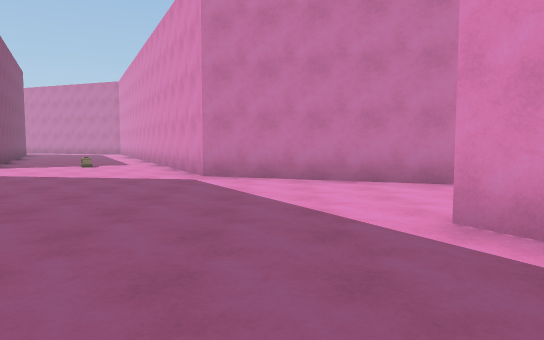
view 1 (above)

20 first-person views from a walk through a Unity game level. The camera is 1.4 m above the floor, tilts 4° down and sees 70° across. The floor is counted in squares, 2 m on a side. Each view is taken from the middle of a square. On the plan, view 1 faces up. The plan holds only what a view shows up to about 11 squares ahead; the rest is blank. The place goes on beyond the plan.

view 2
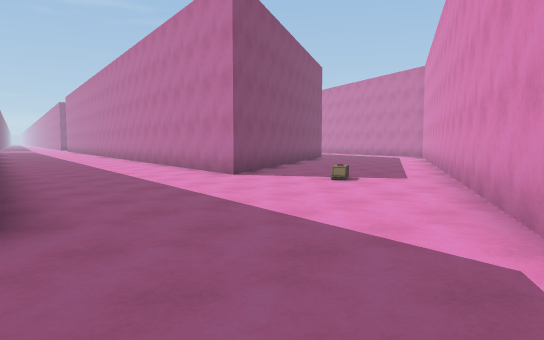

view 3
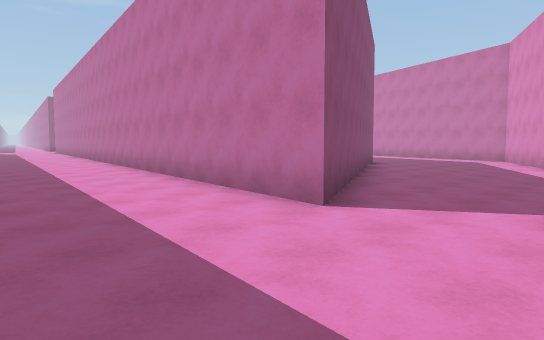

view 4
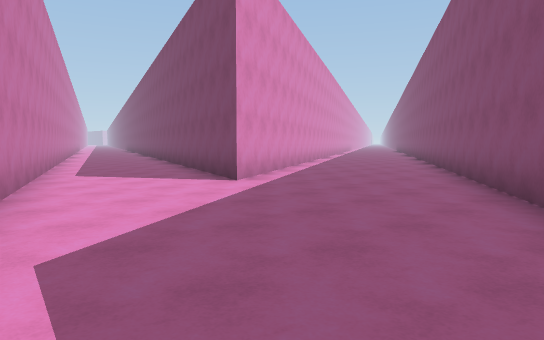

view 5
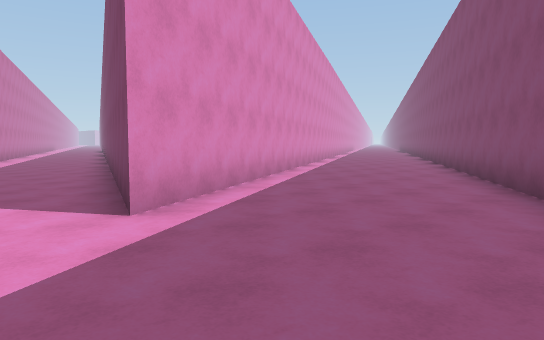

view 6
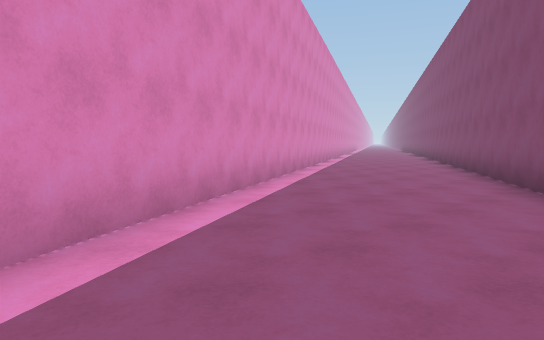

view 7
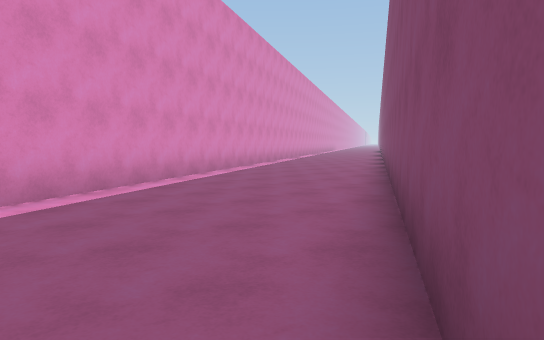

view 8
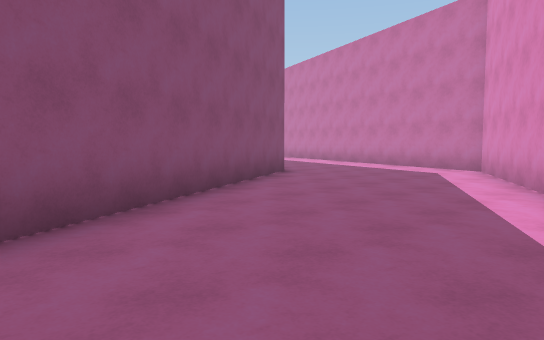

view 9
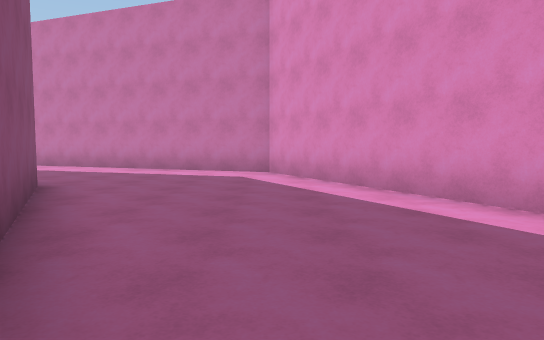

view 10
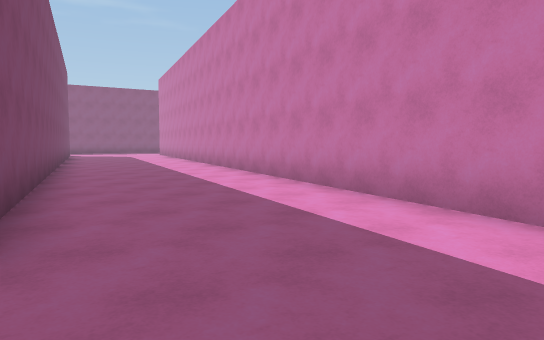

view 11
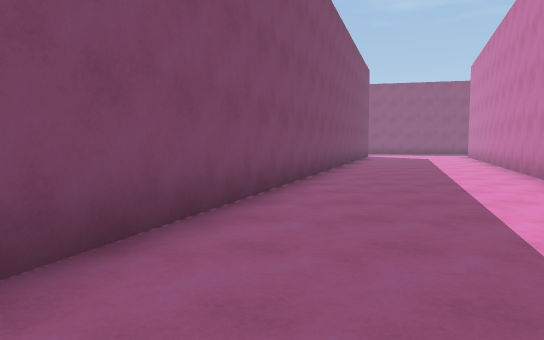

view 12
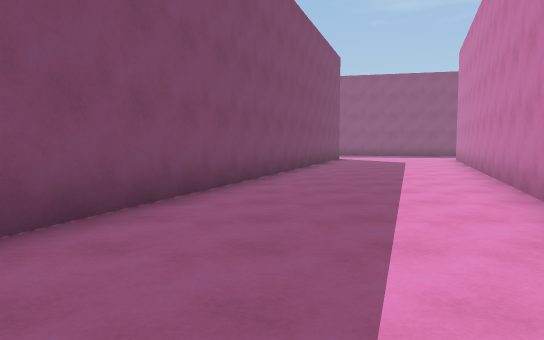

view 13
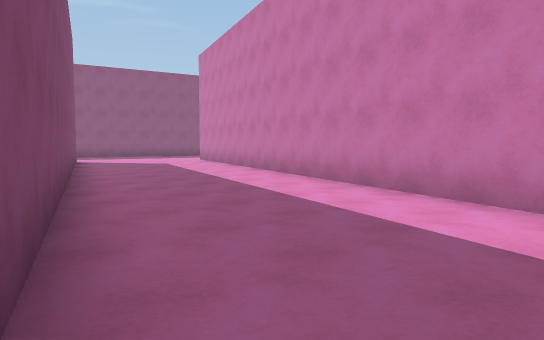

view 14
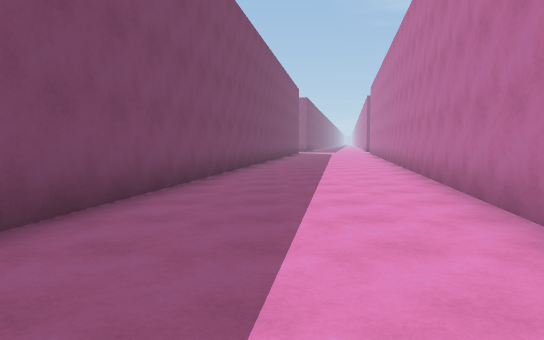

view 15
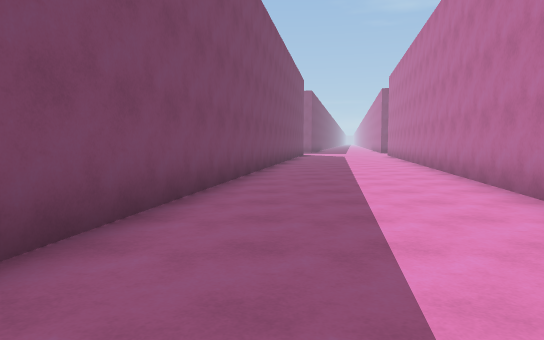

view 16
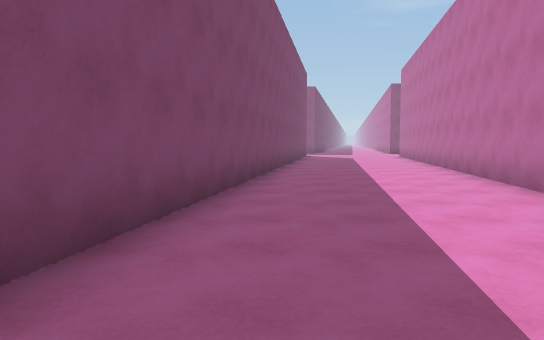

view 17
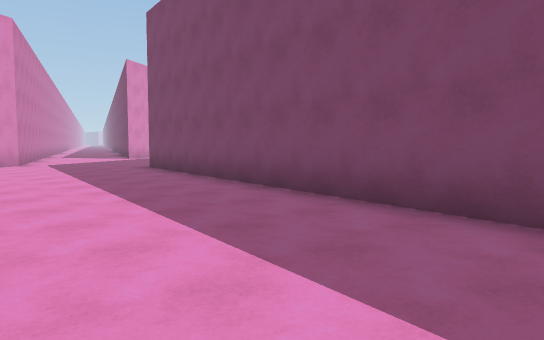

view 18
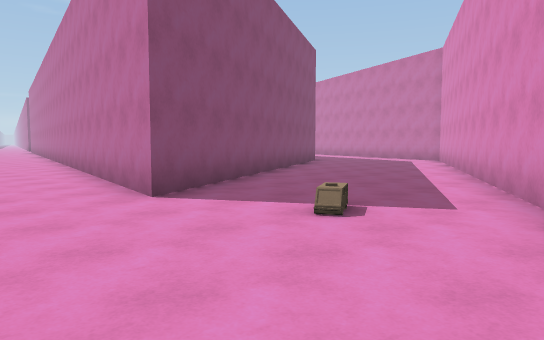

view 19
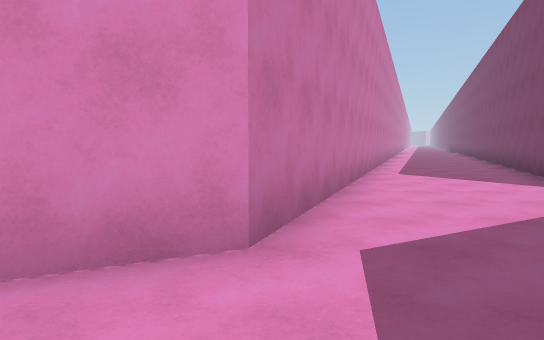

view 20
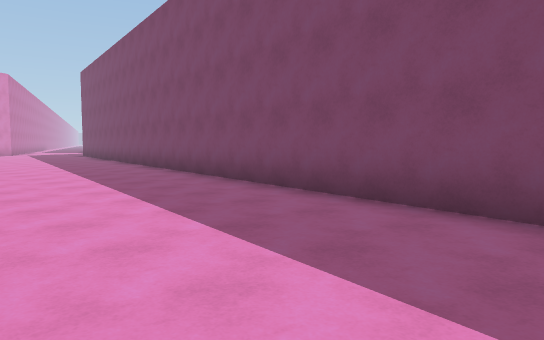

### Floor plan
Points are (right, up) in squares from view 1. A wall is a line through its corners. A room is listed if a view was taken in it or the views show most of it. See-through windows are left out.
Room 1 (views 1, 2, 3, 4, 5, 6, 7, 8, 9, 10, 11, 12, 13, 14, 15, 16, 17, 18, 19, 20)
walls: (-3.2, 3) (4.4, -10.1); (-13, 20.1) (-7.4, 10.4) (-26.1, 13.9); (-26.1, 9.2) (-4.7, 5.6); (7.6, 4.8) (-1.5, 8.2) (-9.1, 23.3) (-26, 29.7); (-26.5, 25) (-13.9, 20.6); (7.4, -7) (1.6, 3.3) (7.5, 1.1)
ways out: opening at (-23, 9); opening at (-23, 13); opening at (-17, 8); opening at (-12, 11); opening at (-11, 7)

Where each view was taken, in squares from view 1:
view 1: 0 up, 0 right, facing up
view 2: 5 up, 1 left, facing up-left
view 3: 7 up, 5 left, facing up-left
view 4: 8 up, 4 left, facing down-right
view 5: 5 up, 2 left, facing down-right
view 6: 2 up, 0 right, facing down-right
view 7: 2 down, 0 right, facing down-right
view 8: 13 up, 6 left, facing up-left
view 9: 14 up, 9 left, facing up
view 10: 20 up, 10 left, facing up-left
view 11: 22 up, 12 left, facing left
view 12: 24 up, 15 left, facing left
view 13: 22 up, 17 left, facing up-left
view 14: 9 up, 9 left, facing left
view 15: 9 up, 13 left, facing left
view 16: 9 up, 15 left, facing left
view 17: 11 up, 15 left, facing down-right
view 18: 8 up, 3 left, facing up-left
view 19: 8 up, 4 left, facing right
view 20: 13 up, 26 left, facing down-right
